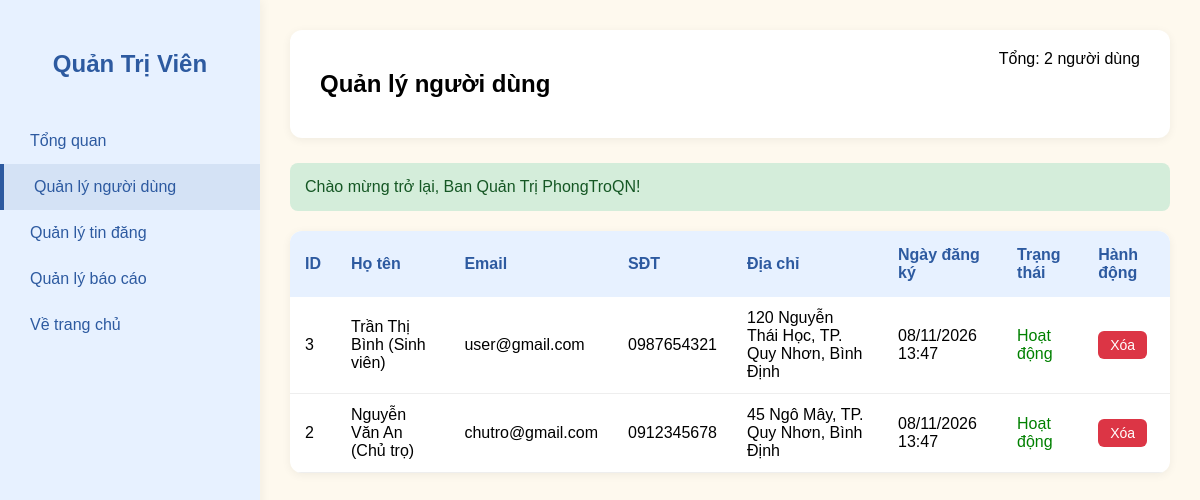
Page /public/index.php?page=admin/users (signed in) on the committed database.
### tables this page shows
CREATE TABLE `user` (
    `UserID` INT AUTO_INCREMENT PRIMARY KEY,
    `HoTen` VARCHAR(100) NOT NULL,
    `Email` VARCHAR(100) NOT NULL,
    `MatKhau` VARCHAR(255) NOT NULL,
    `SoDienThoai` VARCHAR(20) DEFAULT NULL,
    `DiaChi` VARCHAR(255) DEFAULT NULL,
    `TrangThai` TINYINT NOT NULL DEFAULT 1 COMMENT '1: Hoat dong, 0: Khoa',
    `IsAdmin` TINYINT NOT NULL DEFAULT 0 COMMENT '0: Nguoi dung, 1: Quan tri vien',
    `created_at` DATETIME NOT NULL DEFAULT CURRENT_TIMESTAMP,
    CONSTRAINT `uq_user_email` UNIQUE (`Email`),
    INDEX `idx_user_phone` (`SoDienThoai`),
    INDEX `idx_user_status` (`TrangThai`, `IsAdmin`)
);

### app/Controllers/AdminController.php (called while the page is built, shortened)
<?php
class AdminController
{
    public function users()
    {
        $users = query("SELECT * FROM user WHERE IsAdmin = 0 ORDER BY UserID DESC")
                 ->fetchAll(PDO::FETCH_ASSOC);
        return view('admin/users', [
            'users' => $users,
            'total' => count($users)
        ]);
    }
}

### public/index.php (called while the page is built, shortened)
<?php
require_once __DIR__ . '/../app/functions.php';

### app/Models/DB.php (called while the page is built, shortened)
<?php
class DB
{
    private static ?PDO $pdo = null;
    public static function connect(): PDO
    {
        if (self::$pdo === null) {
            $host    = defined('DB_HOST') ? DB_HOST : '127.0.0.1';
            $port    = defined('DB_PORT') ? DB_PORT : '3306';
            $dbname  = defined('DB_NAME') ? DB_NAME : 'phongtroqn';
            $user    = defined('DB_USER') ? DB_USER : 'root';
            $pass    = defined('DB_PASS') ? DB_PASS : '';
            $dsn = "mysql:host={$host};port={$port};dbname={$dbname};charset=utf8mb4";
            $options = [
                PDO::ATTR_ERRMODE            => PDO::ERRMODE_EXCEPTION,
                PDO::ATTR_DEFAULT_FETCH_MODE => PDO::FETCH_ASSOC,
                PDO::ATTR_EMULATE_PREPARES   => false,
            ];
            try {
                self::$pdo = new PDO($dsn, $user, $pass, $options);
            } catch (PDOException $e) {
                error_log("Database Connection Error: " . $e->getMessage());
                if (defined('APP_DEBUG') && APP_DEBUG === true) {
                    throw new RuntimeException("Lỗi kết nối CSDL: " . $e->getMessage());
                }
                http_response_code(500);
                require_once __DIR__ . '/../Views/errors/500.php';
                exit;
            }
        }
        return self::$pdo;
    }
    public static function query(string $sql, array $params = []): PDOStatement
    {
        $stmt = self::connect()->prepare($sql);
        $stmt->execute($params);
        return $stmt;
    }
}
if (!function_exists('query')) {
    function query(string $sql, array $params = []): PDOStatement
    {
        return DB::query($sql, $params);
    }
}

### app/Views/admin/users.php (the view, shortened to what this page needs)
<?php
$users = $data['users'] ?? [];
?>
<!DOCTYPE html>
<html lang="vi">
<head>
</head>
<body>
<div class="sidebar">
    <h2>Quản Trị Viên</h2>
    <a href="<?= BASE_URL ?>/index.php?page=admin">Tổng quan</a>
    <a href="<?= BASE_URL ?>/index.php?page=admin/users" class="active">Quản lý người dùng</a>
    <a href="#">Quản lý tin đăng</a>
    <a href="<?= BASE_URL ?>/index.php?page=admin/reports">Quản lý báo cáo</a>
    <a href="<?= BASE_URL ?>/">Về trang chủ</a>
</div>
<div class="content">
    <div class="topbar">
        <h2>Quản lý người dùng</h2>
        <div>Tổng: <?= count($users) ?> người dùng</div>
    </div>
    <?php if (isset($_SESSION['success'])): ?>
        <div class="alert alert-success"><?= $_SESSION['success']; unset($_SESSION['success']); ?></div>
    <?php endif; ?>
    <table>
        <thead>
            <tr>
                <th>ID</th>
                <th>Họ tên</th>
                <th>Email</th>
                <th>SĐT</th>
                <th>Địa chỉ</th>
                <th>Ngày đăng ký</th>
                <th>Trạng thái</th>
                <th>Hành động</th>
            </tr>
        </thead>
        <tbody>
            <?php foreach ($users as $u): ?>
            <tr>
                <td><?= $u['UserID'] ?></td>
                <td><?= htmlspecialchars($u['HoTen'] ?? 'Chưa đặt') ?></td>
                <td><?= htmlspecialchars($u['Email']) ?></td>
                <td><?= htmlspecialchars($u['SoDienThoai'] ?? '-') ?></td>
                <td><?= htmlspecialchars($u['DiaChi'] ?? '-') ?></td>
                <td><?= isset($u['created_at']) ? date('d/m/Y H:i', strtotime($u['created_at'])) : '-' ?></td>
                <td><?= $u['TrangThai'] == 1 ? '<span style="color:green">Hoạt động</span>' : '<span style="color:red">Khóa</span>' ?></td>
                <td>
                    <a href="?page=admin/users&action=delete&id=<?= $u['UserID'] ?>"
                       onclick="return confirm('Xóa người dùng này?\nTất cả tin đăng sẽ bị xóa!')">
                        <button class="btn btn-danger">Xóa</button>
                    </a>
                </td>
            </tr>
            <?php endforeach; ?>
        </tbody>
    </table>
</div>
</body>
</html>

### app/Views/admin/users.php (style rules this page uses)
body { margin:0; font-family:Arial; background:#FEF9EE; }
.sidebar { width:260px; height:100vh; background:#E7F1FF; position:fixed; padding:30px 0; box-shadow:2px 0 10px rgba(0,0,0,0.05); }
.sidebar h2 { text-align:center; color:#2d5aa0; margin-bottom:40px; }
.sidebar a { display:block; padding:14px 30px; color:#2d5aa0; text-decoration:none; }
.sidebar a:hover, .sidebar a.active { background:rgba(45,90,160,0.1); }
.sidebar a.active { border-left:4px solid #2d5aa0; }
.content { margin-left:260px; padding:30px; }
.topbar { background:#fff; padding:20px 30px; border-radius:12px; margin-bottom:25px; box-shadow:0 2px 10px rgba(0,0,0,0.06); display:flex; justify-content:space-between; }
table { width:100%; background:#fff; border-collapse:collapse; border-radius:12px; overflow:hidden; box-shadow:0 2px 10px rgba(0,0,0,0.06); margin-top:20px; }
th { background:#E7F1FF; color:#2d5aa0; padding:15px; text-align:left; }
td { padding:12px 15px; border-bottom:1px solid #eee; }
.btn { padding:6px 12px; background:#2d5aa0; color:#fff; border:none; border-radius:6px; text-decoration:none; font-size:14px; }
.btn-danger { background:#dc3545; }
.alert { padding:15px; border-radius:8px; margin-bottom:20px; }
.alert-success { background:#d4edda; color:#155724; }

### rows in the picture
user: UserID "3", HoTen "Trần Thị Bình (Sinh viên)", Email "user@gmail.com", SoDienThoai "0987654321", DiaChi "120 Nguyễn Thái Học, TP. Quy Nhơn, Bình Định", created_at "08/11/2026 13:47", TrangThai "Hoạt động"
user: UserID "2", HoTen "Nguyễn Văn An (Chủ trọ)", Email "chutro@gmail.com", SoDienThoai "0912345678", DiaChi "45 Ngô Mây, TP. Quy Nhơn, Bình Định", created_at "08/11/2026 13:47", TrangThai "Hoạt động"

### other values in the picture
count($users) "2"
$_SESSION['success'] "Chào mừng trở lại, Ban Quản Trị PhongTroQN!"
